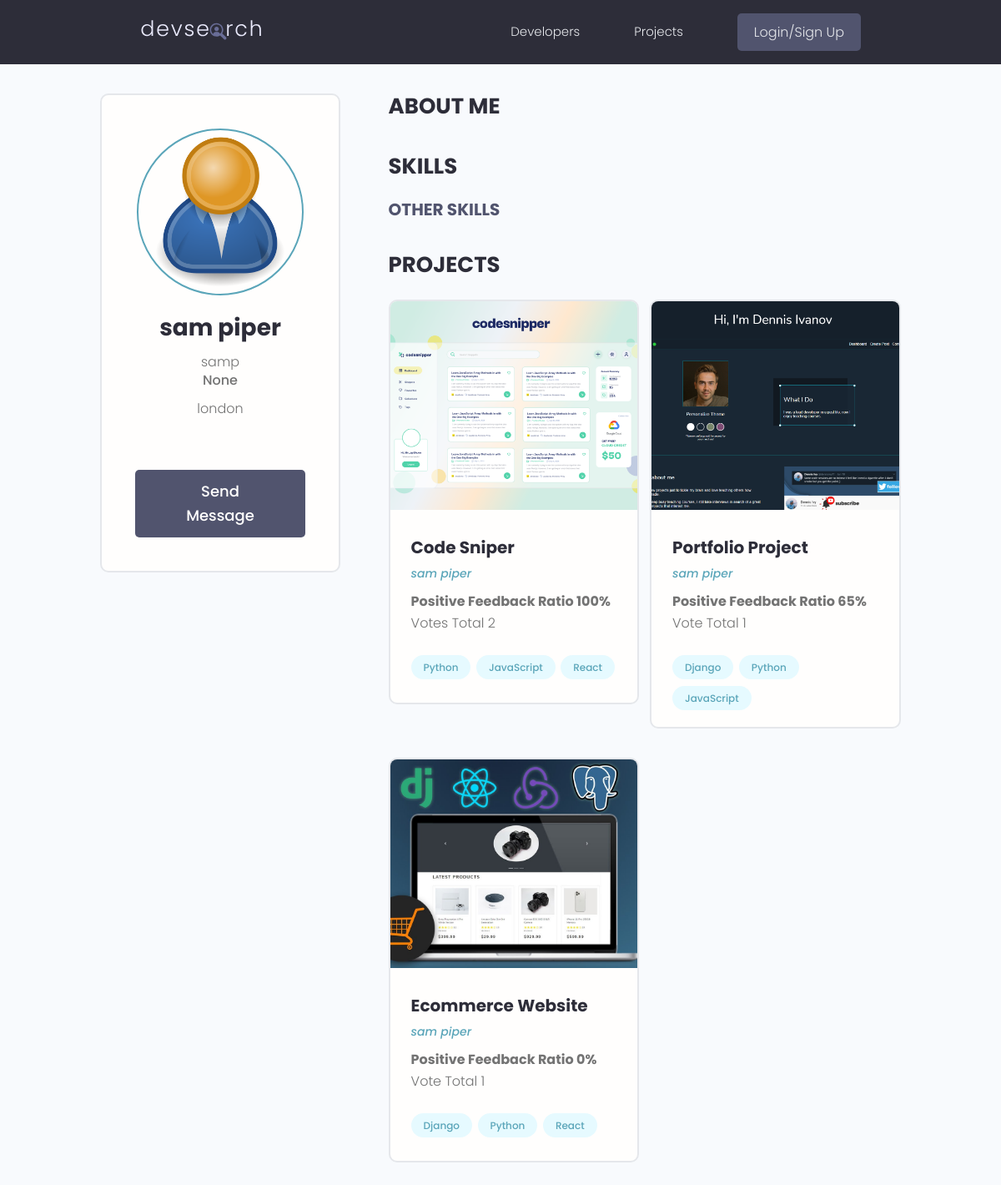
The app's page /profile/98cbfaa8-0f9f-4761-9d6d-6db9746caf0e/ with its own data.
### users/models.py (models this page shows, shortened)
class Profile(models.Model):
    user = models.OneToOneField(User, on_delete=models.CASCADE)
    name = models.CharField(max_length=100, blank=True, null=True)
    email = models.EmailField(max_length=100, blank=True, null=True)
    username = models.CharField(max_length=100, blank=True, null=True)
    short_bio = models.CharField(max_length=100, blank=True, null=True)
    bio = models.TextField(blank=True, null=True)
    profile_image = models.ImageField(upload_to='profile/', default='profile/user-default.png', blank=True, null=True)
    location = models.CharField(max_length=100, blank=True, null=True)
    social_github = models.URLField(max_length=100, blank=True, null=True)
    social_linkedin = models.URLField(max_length=100, blank=True, null=True)
    social_twitter = models.URLField(max_length=100, blank=True, null=True)
    social_website = models.URLField(max_length=100, blank=True, null=True)
    created = models.DateTimeField(auto_now_add=True)
    id = models.UUIDField(primary_key=True, default=uuid.uuid4, editable=False)

### yourturnapp/models.py (models this page shows, shortened)
class Project(models.Model):
    project_owner = models.ForeignKey(Profile, null=True, blank=True, on_delete=models.SET_NULL)
    title = models.CharField(max_length=100)
    description = models.TextField(null=True, blank=True)
    project_image = models.ImageField(null=True, blank=True, default='default.jpg')
    demo_link = models.CharField(max_length=2000, null=True, blank=True)
    source_link = models.CharField(max_length=2000, null=True, blank=True)
    tags = models.ManyToManyField('Tag', blank=True)
    vote_total = models.IntegerField(default=0, null=True, blank=True)
    vote_ratio = models.IntegerField(default=0, null=True, blank=True)
    created = models.DateTimeField(auto_now_add=True)
    id = models.UUIDField(default=uuid.uuid4, editable=False, primary_key=True, unique=True)
    class Meta:
        ordering = ['-vote_ratio', '-vote_total']

class Tag(models.Model):
    name = models.CharField(max_length=100)
    created = models.DateTimeField(auto_now_add=True)
    id = models.UUIDField(default=uuid.uuid4, editable=False, primary_key=True, unique=True)
    def __str__(self):
        return self.name

### users/views.py (the view)
# urls.py: path('profile/<str:pk>/', views.user_profile, name='user_profile'),
def user_profile(request, pk):
    profile = Profile.objects.get(id=pk)
    top_skills = profile.skill_set.exclude(description__exact="")
    other_skills = profile.skill_set.filter(description="")
    context = {'profile': profile, 'top_skills': top_skills, 'other_skills': other_skills}
    return render(request, 'users/user_profile.html', context)

### users/templates/users/user_profile.html (shortened to what this page needs)
{% extends 'main.html' %}
{% block content %}
    <main class="profile my-md">
        <div class="container">
            <div class="layout">
                <div class="column column--1of3">
                    <div class="card text-center">
                        <div class="card__body dev">
                            <img alt="" class="avatar avatar--xl" src="{{ profile.profile_image.url }}"/>
                            <h2 class="dev__name">{{ profile.name }}</h2>
                            <p class="dev__username">{{ profile.username }}</p>
                            <p class="dev__title">{{ profile.short_bio }}</p>
                            <p class="dev__location">{{ profile.location }}</p>
                        {% if request.user.profile.id != profile.id %}
                            <a href="{% url 'send-message' profile.id %}" class="btn btn--sub btn--lg">Send Message </a>
                        {% endif %}
                        </div>
                    </div>
                </div>
                <div class="column column--2of3">
                    <div class="devInfo">
                        <h3 class="devInfo__title">About Me</h3>
                    </div>
                    <div class="devInfo">
                        <h3 class="devInfo__title">Skills</h3>
                        <div class="devInfo__skills">
                            <h3 class="devInfo__subtitle">Other Skills</h3>
                        </div>
                    </div>
                    <div class="devInfo">
                        <h3 class="devInfo__title">Projects</h3>
                        <div class="grid grid--two">
                            {% for project in profile.project_set.all %}
                                <div class="column">
                                    <div class="card project">
                                        <a href="{% url 'project' project.id %}" class="project">
                                            <img class="project__thumbnail" src="{{ project.project_image.url }}"
                                                 alt="project thumbnail"/>
                                            <div class="card__body">
                                                <h3 class="project__title">{{ project.title }}</h3>
                                                <p><a class="project__author"
                                                      href="{% url 'user_profile' project.project_owner.id %}">
                                                    {{ project.project_owner.name }}</a>
                                                </p>
                                                <p class="project--rating">
                                                    <span style="font-weight: bold;"> Positive Feedback Ratio
                                                        {{ project.vote_ratio }}%</span>
                                                    Vote{{ project.vote_total|pluralize:"s" }}
                                                    Total {{ project.vote_total }}
                                                </p>
                                                <div class="project__tags">
                                                    {% for tag in project.tags.all %}
                                                        <span class="tag tag--pill tag--main">
                          <small>{{ tag }}</small>
                        </span>
                                                    {% endfor %}
                                                </div>
                                            </div>
                                        </a>
                                    </div>
                                </div>
                            {% endfor %}
                        </div>
                    </div>
                </div>
            </div>
        </div>
    </main>
{% endblock %}

### static/styles/app.css (style rules this page uses)
:root { --color-sub: #2d2d39; }
.btn--sub { background-color: var(--color-sub-light); }
.card { border: 2px solid var(--color-light); }
img { width: 100%; }
.profile .card > .dev { padding: 4rem; }
.dev__name { color: var(--color-sub); font-size: 2.8rem; font-weight: 700; margin-top: 1rem; margin-bottom: 0.5rem; }
.dev__title { font-size: 1.6rem; font-weight: 500; line-height: 1.3; }
.dev__location { margin-top: 1rem; }
.devInfo { margin-bottom: 3rem; }
.devInfo__title, .devInfo__subtitle { font-size: 2.6rem; color: var(--color-sub); text-transform: uppercase; font-weight: 700; margin-bottom: 1.5rem; }
.devInfo__subtitle { font-size: 2rem; color: var(--color-sub-light); }
.project__author { font-size: 1.4rem; font-style: italic; }
.project--rating { margin-bottom: 1.6em; margin-top: .5em; }
.project__thumbnail { height: 25rem; object-fit: cover; object-position: top center; }
.project__title { font-size: 2rem; font-weight: 700; color: var(--color-sub); }

### static/uikit/styles/modules/_variables.css (style rules this page uses)
:root { --color-main: #5aa5b9; --color-main-light: #e6faff; --color-sub: #3f4156; --color-sub-light: #51546e; --color-sub-lighter: #ededfd; --color-text: #737373; --color-gray: #8b8b8b; --color-light: #e5e7eb; --color-light-gray: #767676; --color-bg: #f8fafd; --color-white: #fffefd; --color-white-light: #f3f3f3; --color-success: #359e64; --color-success-bg: #def8e8; --color-error: #fc4b0b; --color-error-bg: #fff2ee; --font-base: 'Poppins', arial, helvetica, 'Segoe UI', roboto, ubuntu, sans-serif; --font-monospace: 'Fira Code', 'Courier New', courier, monospace; --font-regular: 300; --font-medium: 500; --font-bold: 700; --generic-shadow: 1px 1px 5px #00000010; --generic-transition: all 0.3s ease-in-out; }

### static/uikit/styles/modules/_base.css (style rules this page uses)
* { margin: 0; padding: 0; box-sizing: border-box; text-rendering: optimizeLegibility; color: inherit; font-size: inherit; }
html { font-size: 50%; }
@media only screen and (min-width: 480px) { html { font-size: 56.25%; } }
@media only screen and (min-width: 1200px) { html { font-size: 62.5%; } }
body { line-height: 1.6; font-weight: 400; font-size: 1.5rem; color: var(--color-text); background-color: var(--color-bg); min-height: 100vh; }

### static/uikit/styles/modules/_typography.css (style rules this page uses)
* { font-family: var(--font-base); }
h2 { font-size: 3.6rem; font-weight: var(--font-bold); }
h3 { font-size: 3.2rem; font-weight: var(--font-medium); }
p, span, strong { font-size: 1.6rem; color: var(--color-text); font-weight: var(--font-regular); }
a { padding-bottom: 2px; text-decoration: none; display: inline-block; color: var(--color-main); font-weight: var(--font-medium); }

### static/uikit/styles/modules/_utilities.css (style rules this page uses)
.container { width: 92%; max-width: 165rem; margin: 0 auto; box-sizing: border-box; }
@media screen and (min-width: 1000px) { .container { width: 90%; } }
@media screen and (min-width: 1200px) { .container { width: 80%; } }
.text-center { text-align: center; }
.my-md { margin: 3rem auto; }

### static/uikit/styles/modules/_avatar.css (style rules this page uses)
.avatar { border-radius: 50%; border: 2px solid var(--color-main); object-fit: cover; }
.avatar--xl { height: 20rem; width: 20rem; }

### static/uikit/styles/modules/_button.css (style rules this page uses)
.btn { display: inline-block; position: relative; cursor: pointer; background-color: var(--color-light); font-weight: var(--font-medium); color: var(--color-sub); text-decoration: none; padding: 1rem 2rem; border-radius: 0.5rem; border: none; width: -webkit-fit-content; width: -moz-fit-content; width: fit-content; height: -webkit-fit-content; height: -moz-fit-content; height: fit-content; font-size: 1.6rem; outline-width: 0; outline-color: transparent; -webkit-backface-visibility: hidden; backface-visibility: hidden; transition: all 0.3s ease-in-out; }
.btn--sub { background-color: var(--color-sub); color: var(--color-white); }
.btn--lg { font-size: 1.8rem; padding: 1.2rem 4.5rem; }

### static/uikit/styles/modules/_card.css (style rules this page uses)
.card { border-radius: 1rem; background-color: var(--color-white); border: 1.5px solid var(--color-light); width: auto; height: auto; margin-top: 0.5rem; margin-bottom: 0.5rem; overflow: hidden; }
.card__body, .card__header { padding: 2rem 2.5rem; }

### static/uikit/styles/modules/_tag.css (style rules this page uses)
.tag { display: inline-flex; align-items: center; background-color: var(--color-sub); height: -webkit-fit-content; height: -moz-fit-content; height: fit-content; width: -webkit-fit-content; width: -moz-fit-content; width: fit-content; border-radius: 0.5rem; padding: 0.5rem 1.5rem; font-size: 1.2rem; cursor: pointer; }
.tag:not(:last-child) { margin-right: 0.25rem; margin-bottom: 0.75rem; }
.tag > small { color: var(--color-white); }
.tag--pill { border-radius: 5rem; }
.tag--main, .tag--main > small { background: var(--color-main-light); color: var(--color-main); font-weight: 500; }

### records on screen
Profile: profile_image (placeholder picture), name "sam piper", username "samp", short_bio "None", location "london"
Project: project_image (picture), title "Code Sniper", project_owner.name "sam piper", vote_ratio "100", vote_total "2"
Tag: name "Python"
Tag: name "JavaScript"
Tag: name "React"
Project: project_image (picture), title "Portfolio Project", project_owner.name "sam piper", vote_ratio "65", vote_total "1"
Tag: name "Django"
Project: project_image (picture), title "Ecommerce Website", project_owner.name "sam piper", vote_ratio "0", vote_total "1"
